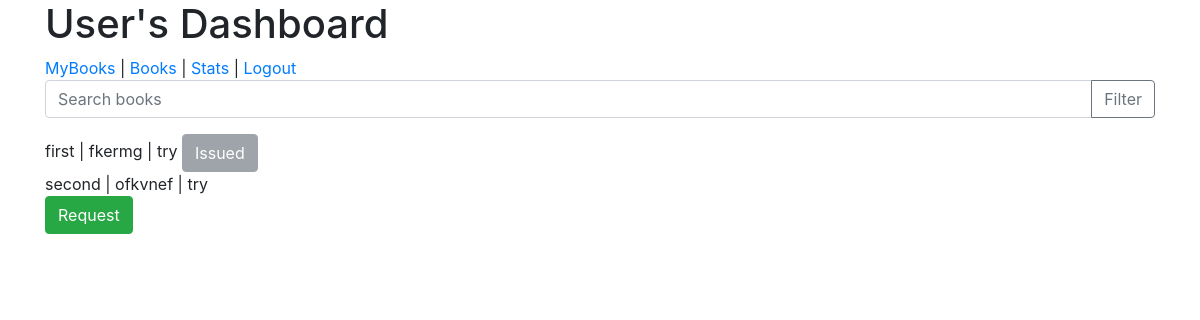
Screenshot of /user_dashboard (signed in) with the database file from the repository.
### app.py (models this page shows)
class Book(db.Model):
    id = db.Column(db.Integer, primary_key=True)
    title = db.Column(db.String(150), nullable=False)
    author = db.Column(db.String(100), nullable=False)
    content = db.Column(db.Text, nullable=True)  # Assuming e-books' content is stored as text
    section_id = db.Column(db.Integer, db.ForeignKey('section.id'), nullable=False)
    section = db.relationship('Section', back_populates='books')
    issues = db.relationship('Issue', backref='book', lazy='dynamic')

class Section(db.Model):
    id = db.Column(db.Integer, primary_key=True)
    title = db.Column(db.String(100), nullable=False)
    date_created = db.Column(db.DateTime, default=datetime.utcnow, nullable=False)
    description = db.Column(db.String(500), nullable=True)
    user_id = db.Column(db.Integer, db.ForeignKey('user.id'))
    books = db.relationship('Book', back_populates='section')
    issues = db.relationship('Issue', backref='section', lazy='dynamic')

### app.py (the view)
@app.route('/user_dashboard', methods=['GET'])
def user_dashboard():
    if 'user_id' not in session:
        return redirect(url_for('user_login'))
    user_id = session['user_id']
    query = request.args.get('query')  # Get the search query from URL parameters for GET request
    user_issues = Issue.query.filter_by(user_id=user_id).all()
    requested_book_ids = [issue.book_id for issue in user_issues if issue.status == 'requested']
    issued_book_ids = [issue.book_id for issue in user_issues if issue.status == 'issued']
    if query:
        books = Book.query.filter(Book.title.contains(query)).all()
    else:
        books = Book.query.all()
    return render_template(
        'user_dashboard.html',
        books=books,
        requested_book_ids=requested_book_ids,
        issued_book_ids=issued_book_ids
    )

### templates/user_dashboard.html (shortened to what this page needs)
<!DOCTYPE html>
<html lang="en">
<head>
    <link rel="stylesheet" href="https://stackpath.bootstrapcdn.com/bootstrap/4.3.1/css/bootstrap.min.css">
</head>
<body>
<div class="container">
    <h1>User's Dashboard</h1>
    <nav>
        <a href="{{ url_for('user_mybooks') }}">MyBooks</a> |
        <a href="{{ url_for('user_dashboard') }}">Books</a> |
        <a href="stats.html">Stats</a> |
        <a href="{{ url_for('logout') }}">Logout</a>
    </nav>
    <form action="{{ url_for('user_dashboard') }}" method="GET" class="input-group mb-3">
        <input type="text" class="form-control" placeholder="Search books" aria-label="Search" name="query">
        <div class="input-group-append">
            <button class="btn btn-outline-secondary" type="submit">Filter</button>
        </div>
    </form>
    {% for book in books %}
<div class="book-entry">
    <span>{{ book.title }}</span> |
    <span>{{ book.author }}</span> |
    <span>{{ book.section.title }}</span>
    {% if book.id in issued_book_ids %}
        <button class="btn btn-secondary" disabled>Issued</button>
    {% elif book.id in requested_book_ids %}
        <button class="btn btn-secondary" disabled>Requested</button>
    {% else %}
        <form action="{{ url_for('request_book', book_id=book.id) }}" method="post">
            <button type="submit" class="btn btn-success">Request</button>
        </form>
    {% endif %}
</div>
{% else %}
<p>No books available.</p>
{% endfor %}
</html>

### rows the page displays
Book: title "first", author "fkermg", section "try", shows "Issued"
Book: title "second", author "ofkvnef", section "try"
